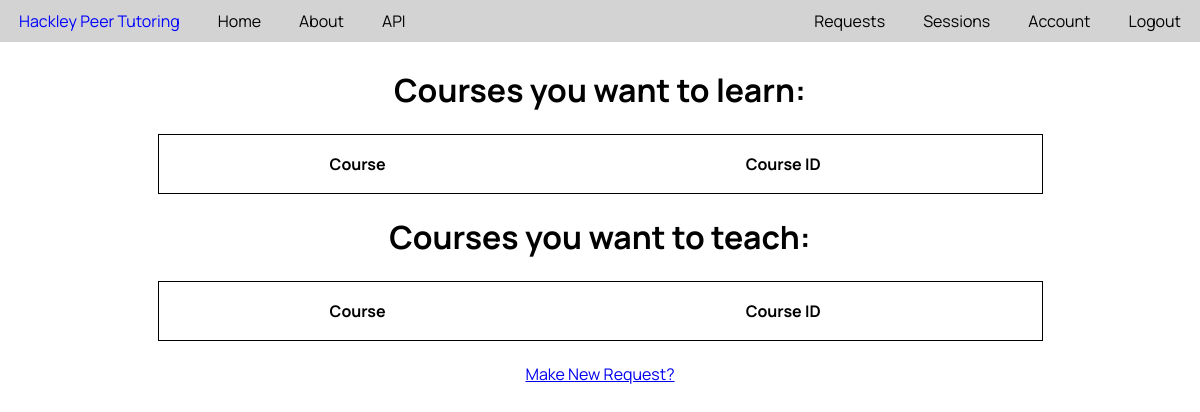
The app's page /requests (signed in), older data.
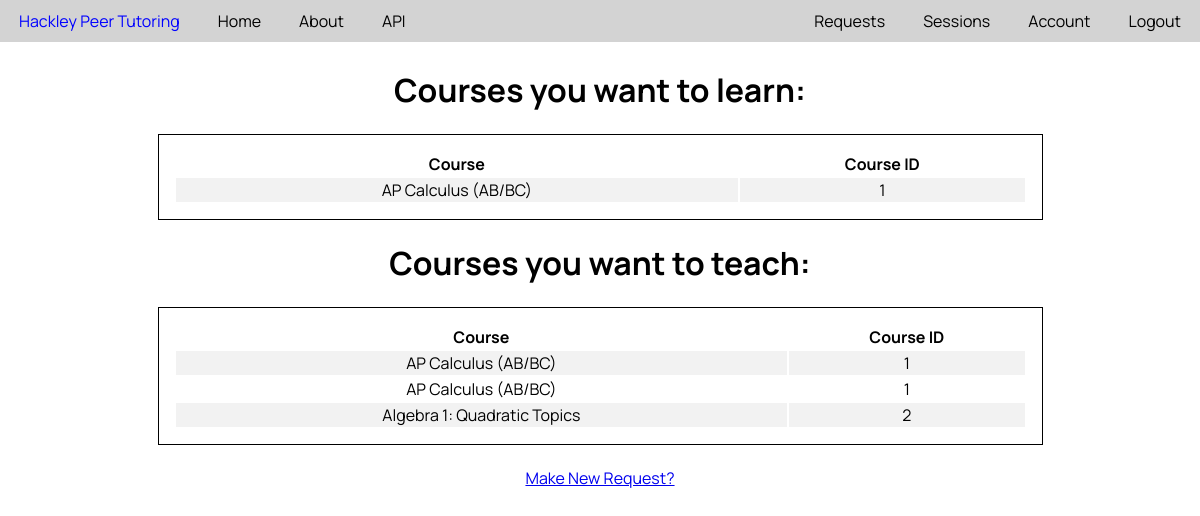
The same page, newer data.
### PeerTutor/models.py (models this page shows, shortened)
class Course(db.Model):
    __tablename__ = 'course'
    id = db.Column(db.Integer, primary_key=True)
    name = db.Column(db.String(20), unique=True, nullable=False)
    description = db.Column(db.Text, nullable=False)

class CourseRequest(db.Model):
    __tablename__ = 'courseRequest'
    id = db.Column(db.Integer, primary_key=True)
    user_id = db.Column(db.Integer, db.ForeignKey('user.id'), nullable=False)
    course_id = db.Column(db.Integer, nullable=False)
    relationship = db.Column('relationship', db.Boolean, nullable=False)
    date_added = db.Column(db.DateTime, nullable=False, default=datetime.utcnow)

### PeerTutor/tutoring/routes.py (the view)
@tutor_functions.route('/requests', methods=['GET'])
@login_required
def requests():
    teachRequests = queryCourseRequests(user=current_user, relationship=True)
    learnRequests = queryCourseRequests(user=current_user, relationship=False)
    return render_template('requests.html', queryCourse=queryCourse, teachRequests=teachRequests, learnRequests=learnRequests)

### PeerTutor/models.py (called while the page is built)
@login_manager.user_loader
def load_user(user_id):
   return User.query.get(int(user_id))

### PeerTutor/tutoring/utils.py (called while the page is built)
def queryCourse(id):
    return Course.query.get(id)

def queryCourseRequests(user, relationship):
    return CourseRequest.query.filter_by(user=user, relationship=relationship).all()

### PeerTutor/templates/requests.html (shortened to what this page needs)
{% extends 'base.html' %}
{% block content %}
    <div class="requests-page">
    <h1> Courses you want to learn: </h1>
    <table class="request-table">
        <tr>
            <th>Course</th>
            <th>Course ID</th>
        </tr>
        {% for request in learnRequests %}
        <tr>
            <td>{{queryCourse(request.course_id).name}}</td>
            <td>{{request.course_id}}</td>
        </tr>
        {% endfor %}
    </table>
    <h1> Courses you want to teach: </h1>
    <table class="request-table">
        <tr>
            <th>Course</th>
            <th>Course ID</th>
        </tr>
        {% for request in teachRequests %}
        <tr>
            <td>{{queryCourse(request.course_id).name}}</td>
            <td>{{request.course_id}}</td>
        </tr>
        {% endfor %}
    </table>
    <br>
    <a href="{{url_for('tutor_functions.makeRequest')}}"> Make New Request? </a>
    </div>
{% endblock %}

### PeerTutor/templates/base.html (shortened to what this page needs)
<!DOCTYPE html>
<html lang="en">
<head>
    <link rel="stylesheet" type="text/css" href="{{ url_for('static', filename='main.css') }}">
</head>
<body>
  <header class="nav-bar-header">
    <nav class="nav-bar-nav">
      <div class="nav-bar-div">
        <a class="link left-link logo" href="{{ url_for('main.home') }}">Hackley Peer Tutoring</a>
          <div class="left-link-group">
            <a class="link left-link" href="{{ url_for('main.home') }}">Home</a>
            <a class="link left-link" href="{{ url_for('main.about') }}">About</a>
            <a class="link left-link" href="{{ url_for('main.apiHelp')}}">API</a>
          </div>
          <div class="right-link-group">
          {% if current_user.is_authenticated %}
            <a class="link right-link" href=" {{ url_for('users.logout') }}">Logout</a>
            <a class="link right-link" href=" {{ url_for('users.account') }}">Account</a>
            <a class="link right-link" href=" {{ url_for('tutor_functions.sessions') }}">Sessions</a>
            <a class="link right-link" href=" {{ url_for('tutor_functions.requests') }}">Requests</a>
          {% else %}
            <a class="link right-link" href=" {{ url_for('users.login') }}">Login</a>
            <a class="link right-link" href="{{ url_for('users.register') }}">Register</a>
          {% endif %}
        </div>
      </div>
    </nav>
  </header>
  <main role="main" class="content">
      <div class="messages">
          {% block content %}{% endblock %}
      </div>
  </main>
</body>

### PeerTutor/static/main.css (style rules this page uses)
body { margin: 0px; font-family: 'Manrope', sans-serif; }
tr { border-bottom: 1px solid black; border-right: 1px solid black; }
tr:nth-child(even) { background-color: #f2f2f2; }
.link { display: inline; padding-top: 10px; padding-bottom: 10px; padding-right: 19px; padding-left: 19px; margin-top:0px; color:black; text-decoration: none; background-color: lightgrey; margin-bottom:0px; }
.right-link { float: right; }
.left-link { float: left; }
.nav-bar-header { display:inline-block; height: auto; width: 100%; padding-top: 0px; background-color: lightgrey; margin:0px; padding-bottom:0px; }
.logo { border-style: hidden; color: blue; margin-left: 0px; margin-bottom:0px; }
.left-link-group { float: left; }
.right-link-group { float:right; }
.nav-bar-nav { width: 100%; margin: 0px; padding-bottom:0px; }
.nav-bar-div { margin: 0px; padding-bottom:0px; }
.messages { margin: 0px; }
.request-table { border: 1px solid black; width: 75%; text-align: center; padding: 15px; margin-left: auto; margin-right: auto; }
.requests-page { margin:10px; text-align: center; }

Row changes from the older to the newer data that the page shows:
added CourseRequest: course_id "1", shown under "Courses you want to learn:"
now on this page (row unchanged): Course: name "AP Calculus (AB/BC)"
added CourseRequest: course_id "1", shown under "Courses you want to teach:"
added CourseRequest: course_id "1", shown under "Courses you want to teach:"
added CourseRequest: course_id "2", shown under "Courses you want to teach:"
now on this page (row unchanged): Course: name "Algebra 1: Quadratic Topics"
